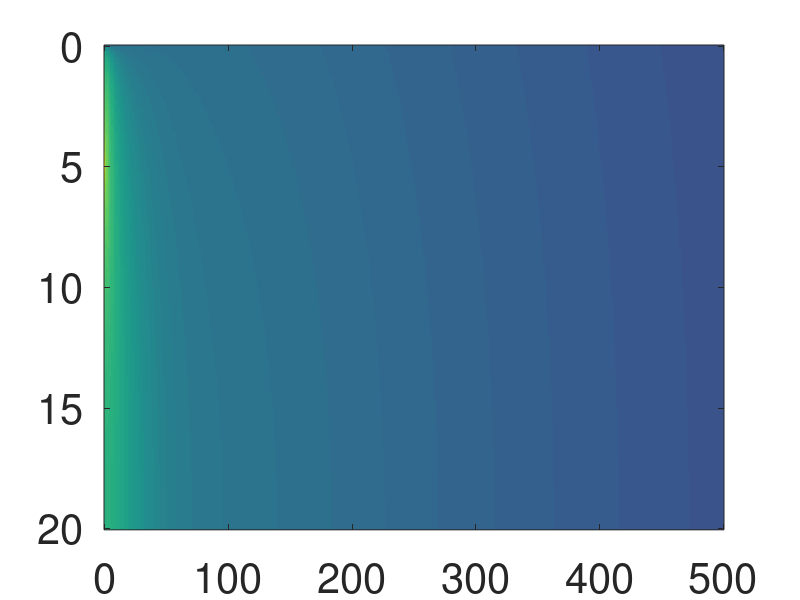

MATLAB code to generate this figure: (Note: this script raises an error after producing the figure.)
A = 1; % Amplitude
D = 20; % Water depth [m]
r_S = 0; % Source location
z_S = 5; % Source location
c = 1480; % Sound speed
z_R = 0:0.1:D; % Receiver location
r_R = 0:1:500; % Receiver location
for i = 1:1:5
    f = 10.^i;
    k = 2.*pi.*f./c; % Wave number
    [z,r] = ndgrid(z_R,r_R);
    P = zeros(length(z_R),length(r_R),2);
    p = zeros(length(z_R),length(r_R),2);
    for m = 0:1:5
        C1 = 2.*D;
        C2 = z_S+z;
        C3 = z_S-z;
        l = m+1;
        C4 = C1.*m;
        C5 = C1.*l;
        L(:,:,1) = abs(r+1i.*(C4-C3));
        L(:,:,2) = abs(r+1i.*(C4+C2));
        L(:,:,3) = abs(r+1i.*(C5-C2));
        L(:,:,4) = abs(r+1i.*(C5+C3));
        P(:,:,2) = A*(-1)^m .* (exp(-1i.*k.*L(:,:,1))./L(:,:,1)...
                 -exp(-1i.*k.*L(:,:,2))./L(:,:,2)...
                 + exp(-1i.*k.*L(:,:,3))./L(:,:,3)...
                 -exp(-1i.*k.*L(:,:,4))./L(:,:,4)); 
        P = sum(P,3);
    end
   p(:,:,i) = P;
   CLIM = [-50 10];
   set(0,'DefaultAxesFontSize',30)
   figure(i)
   imagesc(r_R,z_R,10.*log10(abs(p(:,:,i))),CLIM); 
   colorbar('vert');
   xlabel('R [m]');
   ylabel('Z [m]');
   if i < 3
   title(strcat('Frequency = ',num2str(10.^i),' Hz '));
   else
       if i == 3
       title(strcat('Frequency = 1 kHz '));
       else
           if i == 4
                title(strcat('Frequency = 10 kHz '));
           else
                title(strcat('Frequency = 100 kHz '));
           end
       end
   end
      
end

